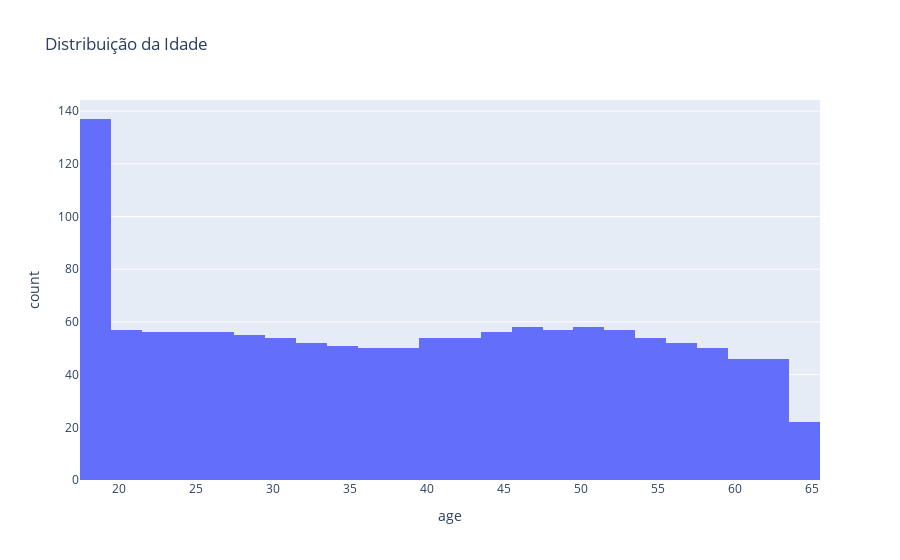

This figure's notebook cell:
### Code cell
# Mostrar distribuicao de idade
fig = px.histogram(df_costs, x='age', nbins=30, title='Distribuição da Idade')
fig.show()

### Figure 1 — Plotly figure (JSON) as saved in the notebook; plotly's stock layout.template omitted (floating-point values rounded to 4 significant figures; data arrays with more than 128 entries replaced by an {"elided": "..."} marker saying what was removed)
{"data": [{"bingroup": "x", "hovertemplate": "age=%{x}<br>count=%{y}<extra></extra>", "legendgroup": "", "marker": {"color": "#636efa", "pattern": {"shape": ""}}, "name": "", "nbinsx": 30, "orientation": "v", "showlegend": false, "type": "histogram", "x": {"elided": "1338 int values"}, "xaxis": "x", "yaxis": "y"}], "layout": {"barmode": "relative", "legend": {"tracegroupgap": 0}, "title": {"text": "Distribuição da Idade"}, "xaxis": {"anchor": "y", "domain": [0, 1], "title": {"text": "age"}}, "yaxis": {"anchor": "x", "domain": [0, 1], "title": {"text": "count"}}}}
